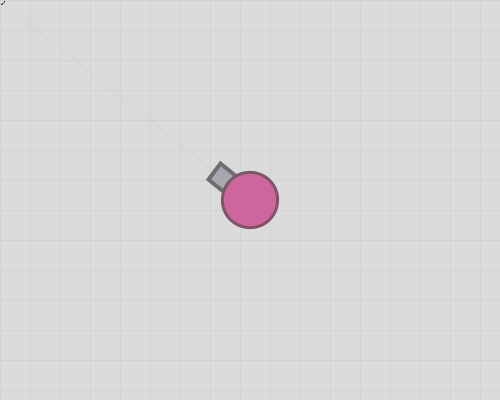
Frame 1 (no input)
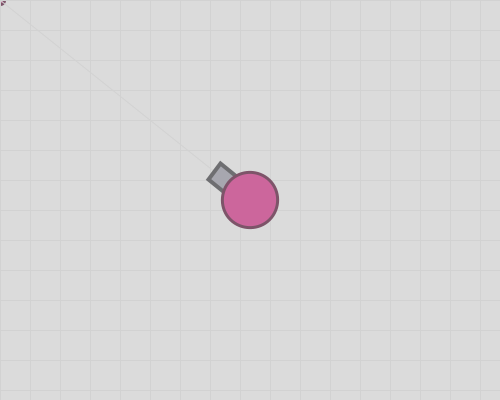
Frame 60 (the mouse pressed at the canvas centre just before this capture)
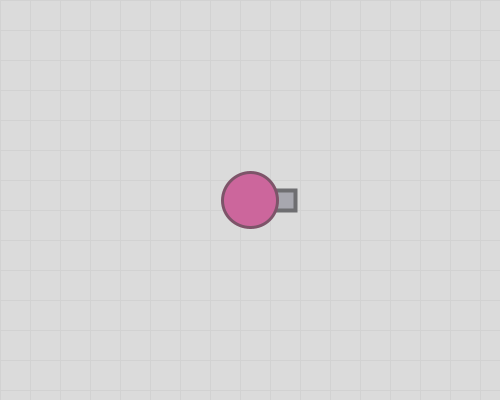
Frame 120 (the mouse held since frame 60 and released just before this capture)

The Processing sketch that drew these frames (run headless with seeded random() and noise(); from frame 60 on, the mouse is pressed at the canvas centre):

// Processing sketch: week07_5_arras05_correct_move_translate_translate_mx_my
// ── week07_5_arras05_correct_move_translate_translate_mx_my.pde
void setup()
{
  size(500, 400);
}
void keyPressed()
{
  if(keyCode==RIGHT)x+=1;
  if(keyCode==LEFT)x-=1;
  if(keyCode==UP)y-=1;
  if(keyCode==DOWN)y+=1;
}
float x=250, y=200;
void draw()
{
  //background(215,184,200);
  background(219);
  translate(-x,-y);
  translate(width/2,height/2);
  float mx=mouseX+x-width/2,my=mouseY+y-height/2;
  ellipse(mx,my,8,8);
  stroke(210);
  strokeWeight(1);
  for (int i=0; i<30; i++)
  {
    line(0, i*30, 500, i*30);
    line(i*30, 0, i*30, 500);
  }
  float dx=mx-x, dy=my-y;
  float angle=atan2(dy, dx);
  line(x,y,mx,my);

  myTank(x, y, angle);
}
void myTank(float x, float y, float angle)
{
  translate(x, y);
  rotate(angle);
  fill(167, 167, 175);
  stroke(110, 110, 113);
  strokeWeight(4);
  rect(25, -10, 20, 20);

  fill(204, 102, 156);
  stroke(125, 84, 105);
  strokeWeight(3);
  ellipse(0, 0, 55, 55);

  ///line(x,y,mouseX,mouseY);
}
